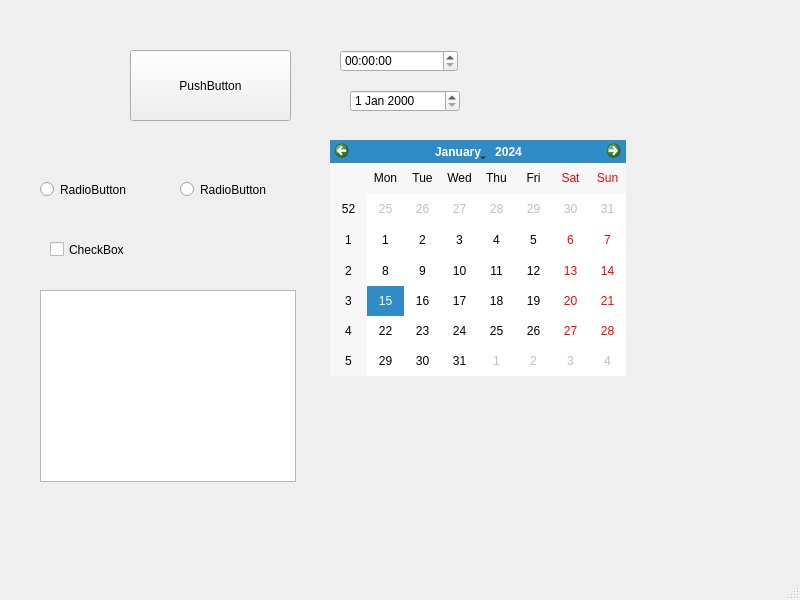
<?xml version="1.0" encoding="UTF-8"?>
<ui version="4.0">
 <class>MainWindow</class>
 <widget class="QMainWindow" name="MainWindow">
  <property name="geometry">
   <rect>
    <x>0</x>
    <y>0</y>
    <width>800</width>
    <height>600</height>
   </rect>
  </property>
  <property name="windowTitle">
   <string>MainWindow</string>
  </property>
  <widget class="QWidget" name="centralwidget">
   <widget class="QPushButton" name="pushButton">
    <property name="geometry">
     <rect>
      <x>130</x>
      <y>50</y>
      <width>161</width>
      <height>71</height>
     </rect>
    </property>
    <property name="text">
     <string>PushButton</string>
    </property>
   </widget>
   <widget class="QRadioButton" name="radioButton">
    <property name="geometry">
     <rect>
      <x>40</x>
      <y>180</y>
      <width>115</width>
      <height>19</height>
     </rect>
    </property>
    <property name="text">
     <string>RadioButton</string>
    </property>
   </widget>
   <widget class="QRadioButton" name="radioButton_2">
    <property name="geometry">
     <rect>
      <x>180</x>
      <y>180</y>
      <width>115</width>
      <height>19</height>
     </rect>
    </property>
    <property name="text">
     <string>RadioButton</string>
    </property>
   </widget>
   <widget class="QCheckBox" name="checkBox">
    <property name="geometry">
     <rect>
      <x>50</x>
      <y>240</y>
      <width>91</width>
      <height>19</height>
     </rect>
    </property>
    <property name="text">
     <string>CheckBox</string>
    </property>
   </widget>
   <widget class="QTreeView" name="treeView">
    <property name="geometry">
     <rect>
      <x>40</x>
      <y>290</y>
      <width>256</width>
      <height>192</height>
     </rect>
    </property>
   </widget>
   <widget class="QTimeEdit" name="timeEdit">
    <property name="geometry">
     <rect>
      <x>340</x>
      <y>50</y>
      <width>118</width>
      <height>22</height>
     </rect>
    </property>
   </widget>
   <widget class="QDateEdit" name="dateEdit">
    <property name="geometry">
     <rect>
      <x>350</x>
      <y>90</y>
      <width>110</width>
      <height>22</height>
     </rect>
    </property>
   </widget>
   <widget class="QCalendarWidget" name="calendarWidget">
    <property name="geometry">
     <rect>
      <x>330</x>
      <y>140</y>
      <width>296</width>
      <height>236</height>
     </rect>
    </property>
   </widget>
  </widget>
  <widget class="QMenuBar" name="menubar">
   <property name="geometry">
    <rect>
     <x>0</x>
     <y>0</y>
     <width>800</width>
     <height>26</height>
    </rect>
   </property>
  </widget>
  <widget class="QStatusBar" name="statusbar"/>
 </widget>
 <resources/>
 <connections/>
</ui>
